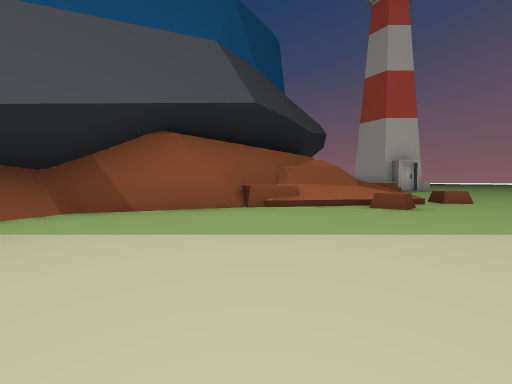
view 1 (above)

23 first-person views from a walk through a Unity game level. The camera is 1.5 m above the floor, tilts 2° down and sees 85° across. The floor is counted in squares, 2 m on a side. Each view is taken from the middle of a square. On the plan, view 1 faces up. The plan holds only what a view shows up to about 10 squares ahead; the rest is blank. The place goes on beyond the plan.

view 2
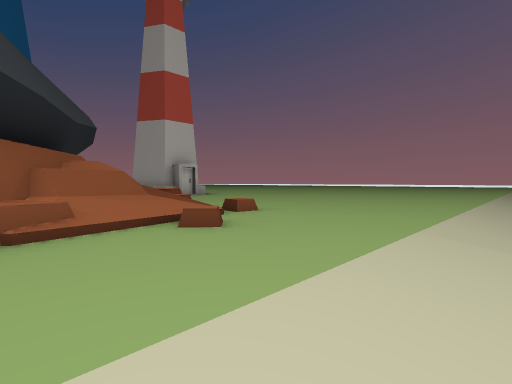

view 3
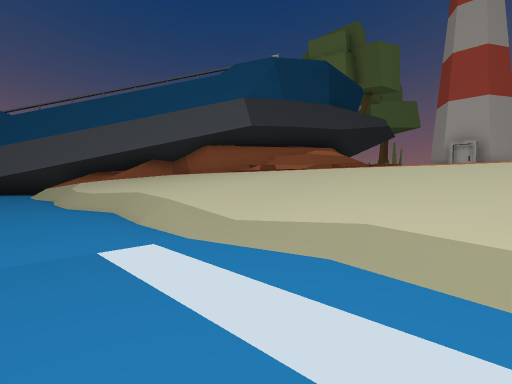

view 4
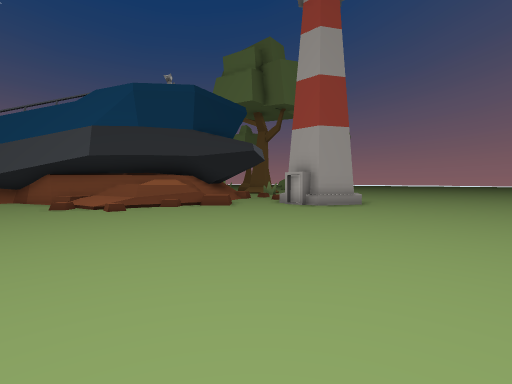

view 5
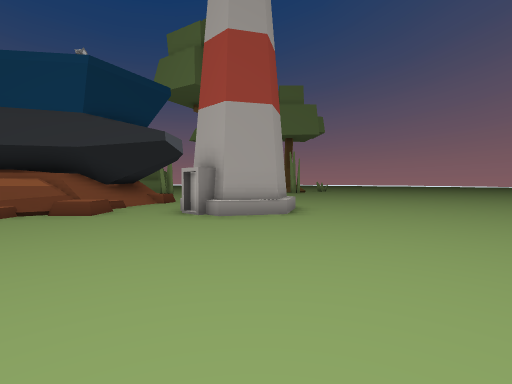

view 6
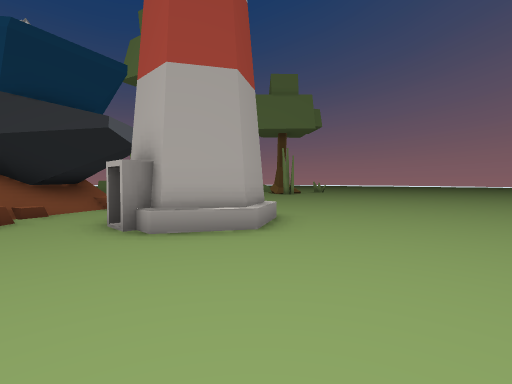

view 7
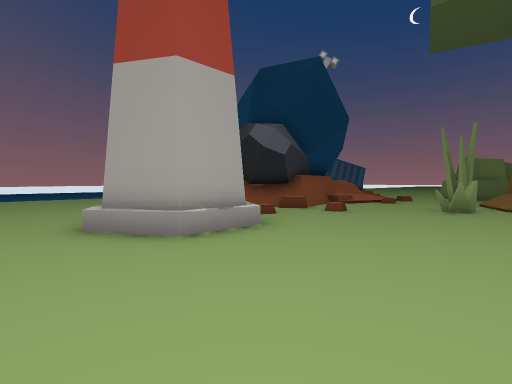

view 8
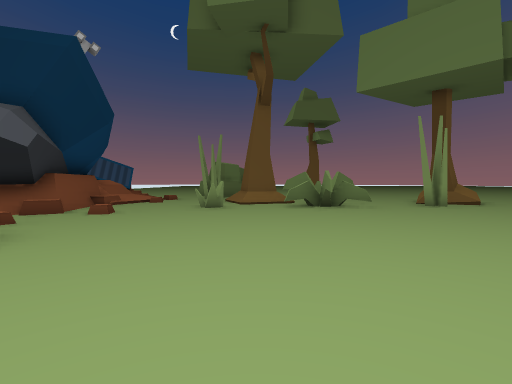

view 9
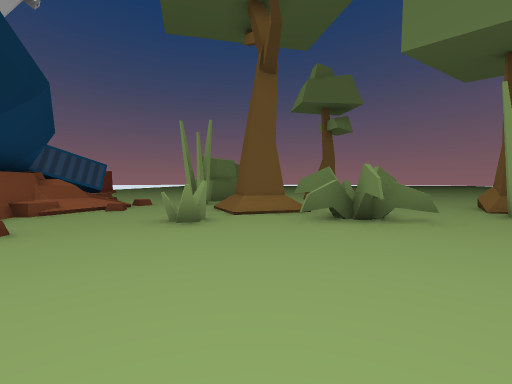

view 10
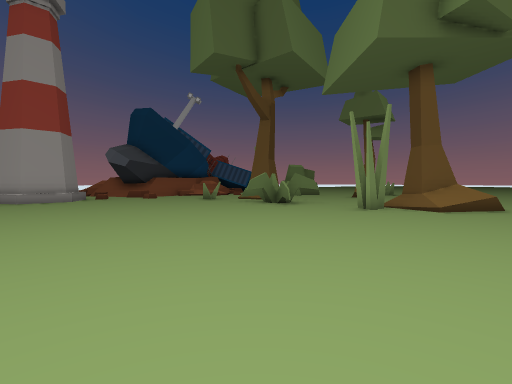

view 11
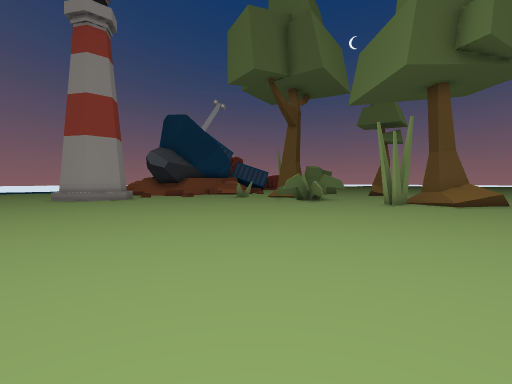

view 12
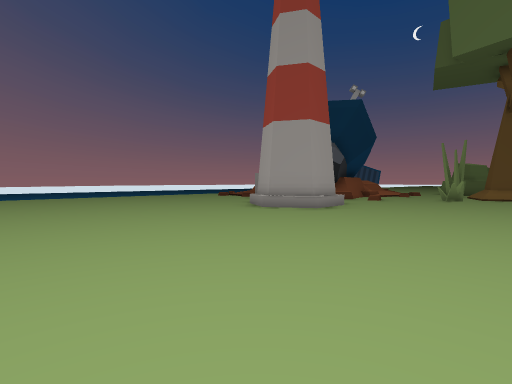

view 13
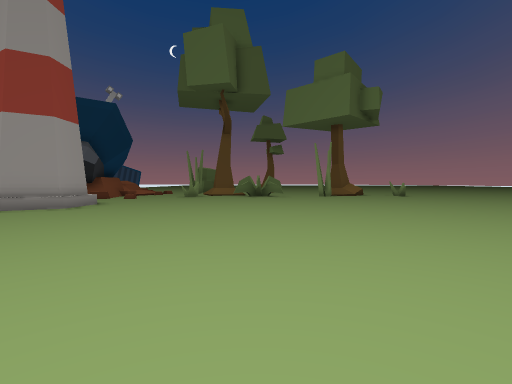

view 14
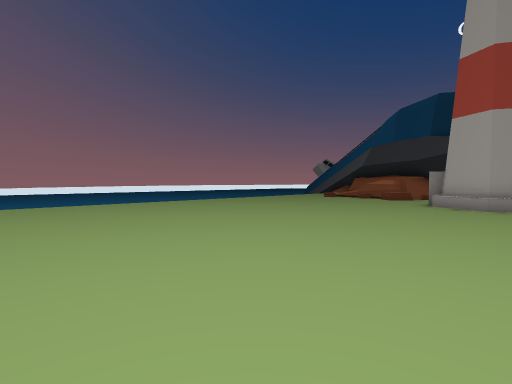

view 15
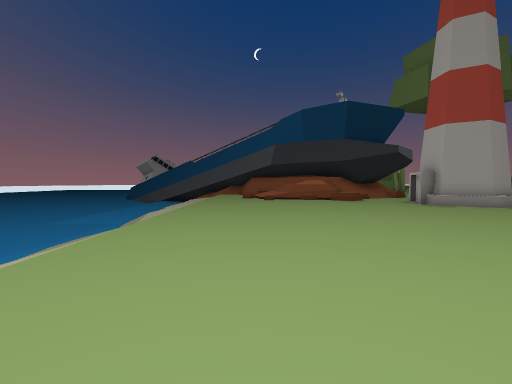

view 16
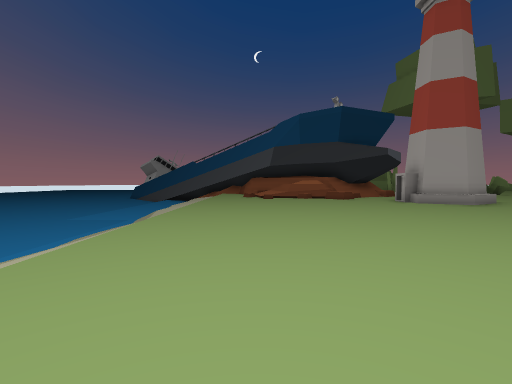

view 17
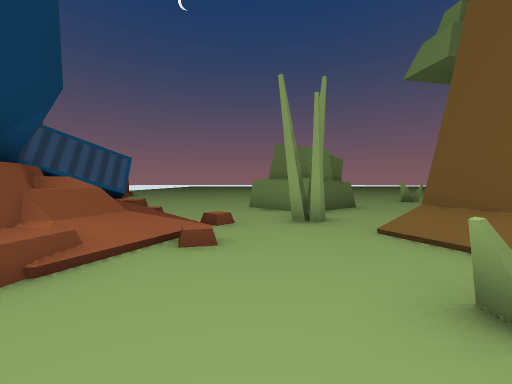

view 18
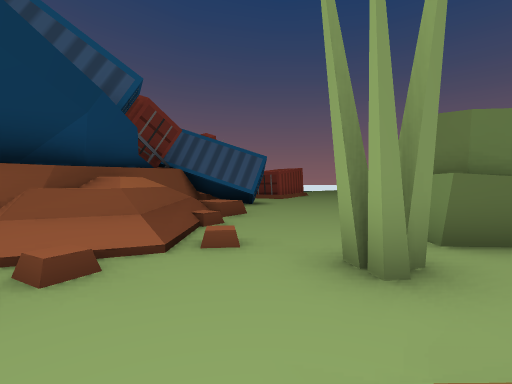

view 19
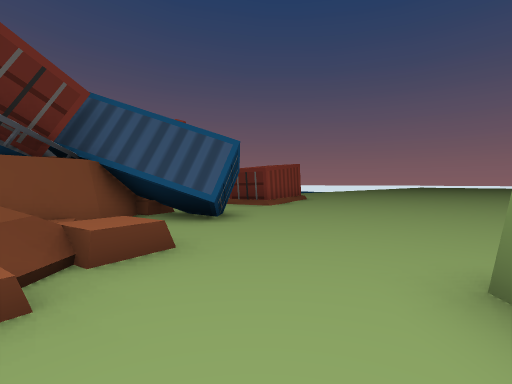

view 20
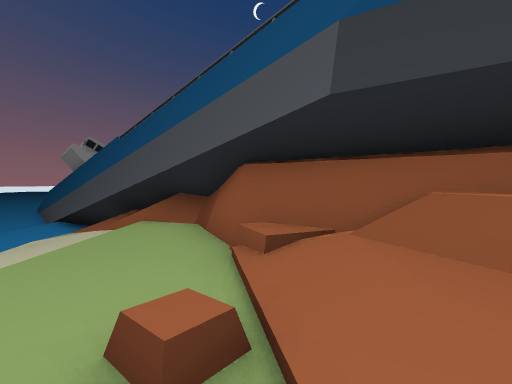

view 21
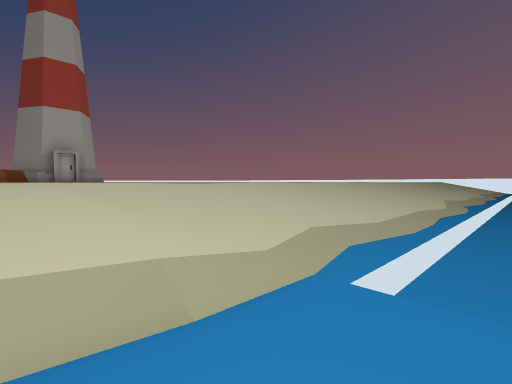

view 22
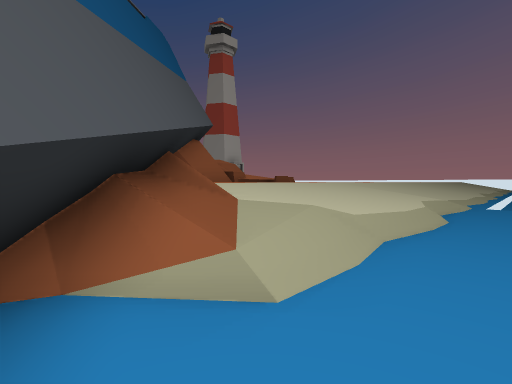

view 23
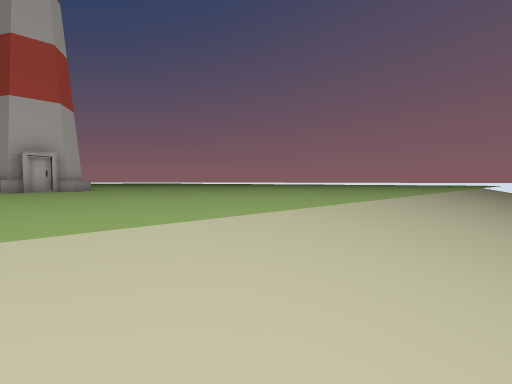

### Floor plan
Key: @ floor where view 1 was taken; # wall or solid block; x gap in a wall; . main floor; - floor 1.5 m lower than the main floor; _ floor 2 m lower than the main floor; / step, stairs or slope; = window, fence, low wall or low ledge; ^ raised ledge; v drop or lower ground.
Columns run from 17 left of view 1 to 16 right of it. Each row starts with its distance up from view 1.
 25                ............
 24             ..==...........
 23             ..##/..........
 22              ../#...........
 21               ...............
 20               ................
 19                .##.............
 18         ...    ###..............
 17         ....   #.#.............
 16          .....##...............
 15           #...///#.............
 14          ###x..................
 13     .....#.....................
 12 .............///.....###..........
 11 ............#///=#^..###..........
 10  ..........=///####/..##..........
  9   .........//###  #/..............
  8    .....##.###    #//=............
  7     .... ###     ##//.............
  6     ##.  #       #///.............
  5                 ##=v..............
  4                ##=//..............
  3               ##..................
  2              ##...................
  1             ##////////////////////
  0            ##////@///////////////
 -1            #--/--//---///////////
 -2            #----------/________

Where each view was taken, in squares from view 1:
view 1: 0 up, 0 right, facing up
view 2: 1 up, 0 right, facing up-right
view 3: 2 down, 7 right, facing up-left
view 4: 2 up, 11 right, facing up-left
view 5: 6 up, 11 right, facing up-left
view 6: 8 up, 10 right, facing up-left
view 7: 16 up, 8 right, facing down-left
view 8: 16 up, 8 right, facing left
view 9: 16 up, 5 right, facing left
view 10: 25 up, 7 right, facing down-left
view 11: 25 up, 9 right, facing down-left
view 12: 17 up, 13 right, facing down-left
view 13: 18 up, 14 right, facing left
view 14: 12 up, 16 right, facing down-left
view 15: 4 up, 15 right, facing left
view 16: 4 up, 16 right, facing left
view 17: 13 up, 1 right, facing left
view 18: 15 up, 2 left, facing down-left
view 19: 13 up, 5 left, facing down-left
view 20: 4 up, 3 right, facing left
view 21: 2 down, 3 right, facing up-right
view 22: 2 down, 5 left, facing up-right
view 23: 0 up, 4 right, facing up-right
